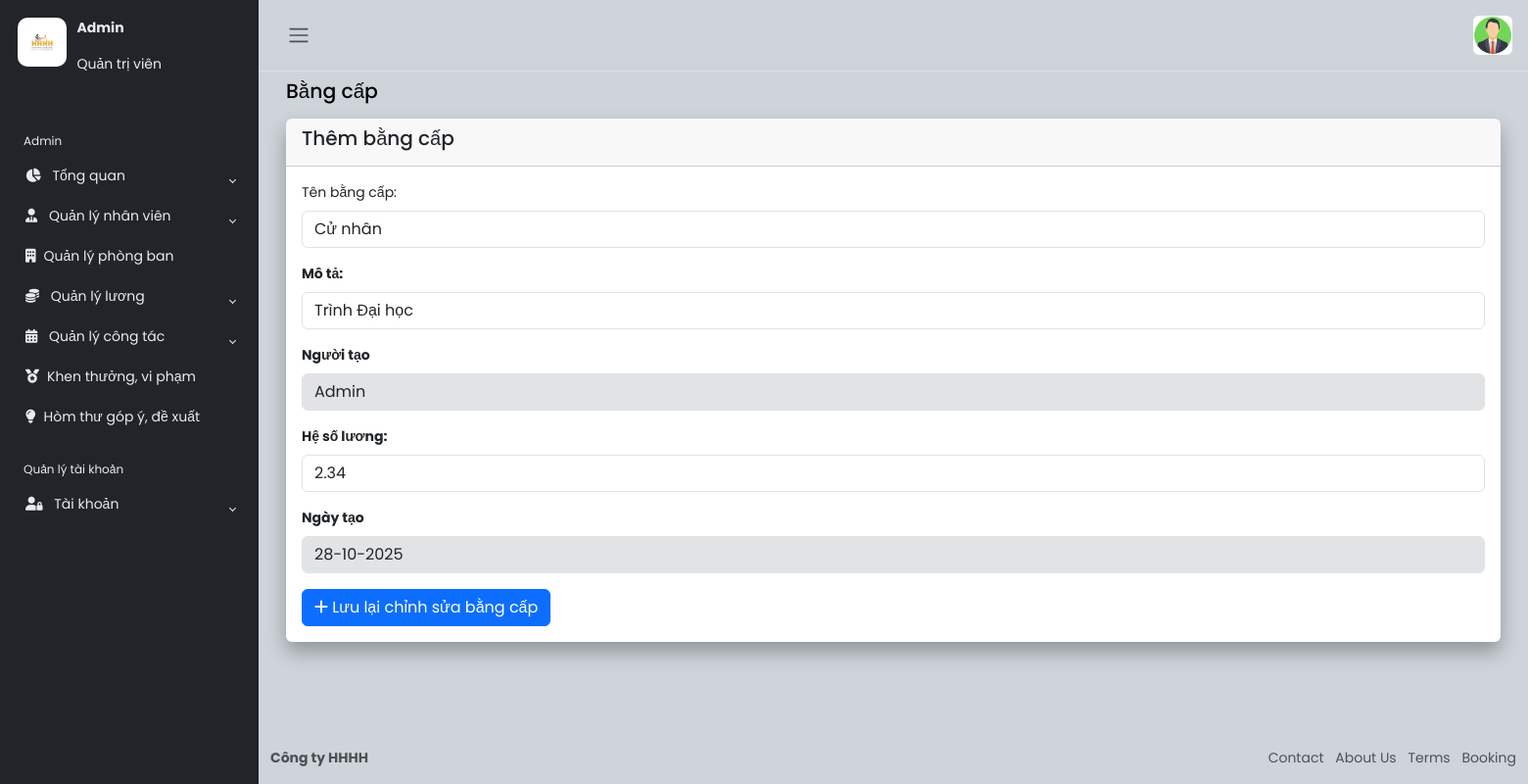
Screenshot of /QLNV/suabangcap.php?xid=1 (signed in) with the database file from the repository.
### tables this page shows
CREATE TABLE `bangcap` (
  `MABANGCAP` int(11) NOT NULL,
  `TENBANGCAP` varchar(100) NOT NULL,
  `MOTABANGCAP` longtext DEFAULT NULL,
  `NGAYTAO` varchar(45) NOT NULL,
  `HESOLUONG` float DEFAULT NULL
);

### QLNV/suabangcap.php (the view)
<?php include('../menu.php'); ?>
<?php
$id = $_GET["xid"];
require_once '../connect.php';
try {
    $sql = "SELECT * FROM BANGCAP WHERE MABANGCAP=$id";
    $stmt = $conn->prepare($sql);
    $stmt->execute();
    $r = $stmt->fetch(PDO::FETCH_ASSOC);
} catch (PDOException $e) {
    echo $sql . "<br>" . $e->getMessage();
}
?>
<div class="container-fluid">
    <div class="mb-3">
        <h4>Bằng cấp</h4>
    </div>
    <div class="row">
        <div class="col-12 d-flex">
            <div class="card border-0">
                <div class="card-header">
                    <h5 class="card-title">Thêm bằng cấp</h5>
                </div>
                <div class="card-body">
                    <form action="xulisuabangcap.php?suaid=<?php echo $r['MABANGCAP']; ?>" method="post"
                        class="needs-validation" novalidate>
                        <div class="mb-3">
                            <label for="degreeName" class="form-label">Tên bằng cấp: </label>
                            <input name="tenbangcap" type="text" class="form-control" id="tenbangcap"
                                placeholder="Nhập tên bằng cấp" value="<?php echo $r['TENBANGCAP']; ?>">
                        </div>
                        <div class="mb-3">
                            <label for="description" class="form-label"><strong>Mô tả:</strong></label>
                            <input name="motabangcap" id="motabangcap" class="form-control" placeholder="Nhập mô tả..."
                                value="<?php echo $r['MOTABANGCAP']; ?>"></input>
                        </div>
                        <div class="mb-3">
                            <label for="position" class="form-label"><strong>Người tạo</strong></label>
                            <input type="text" id="position" class="form-control bg-secondary-subtle" value="Admin"
                                readonly>
                        </div>
                        <div class="mb-3">
                            <label for="description" class="form-label"><strong>Hệ số lương:</strong></label>
                            <input type="number" step="0.01" name="hsl" class="form-control" value="<?php echo $r['HESOLUONG']; ?>"
                                placeholder="Nhập hệ số lương..."></input>
                        </div>
                        <div class="mb-3">
                            <label for="dateCreat" class="form-label"><strong>Ngày tạo</strong></label>
                            <input name="ngaytaobangcap" id="ngaytao" class="form-control bg-secondary-subtle"
                                value="<?php echo date('d-m-Y'); ?>" readonly>
                        </div>
                        <button type="submit" id="thembangcap" class="btn btn-primary"><i class="fa fa-plus"
                                aria-hidden="true"></i>
                            Lưu lại chỉnh sửa bằng cấp</button>
                    </form>
                </div>
            </div>
        </div>
    </div>
</div>
<?php include('../footer.php'); ?>

### css/style.css (style rules this page uses)
h4 { font-family: "Poppins", sans-serif; font-size: 1.275rem; color: var(--bs-emphasis-color); }
.card { box-shadow: 0 0 0.875rem 0 rgba(34, 46, 60, 0.05); margin-bottom: 24px; width: 100vw; }

### css/index.css (style rules this page uses)
* { padding: 0; margin: 0; }
.card { box-shadow: 0px 10px 20px rgba(0, 0, 0, 0.3); }

### rows the page displays
bangcap: tenbangcap "Cử nhân", motabangcap "Trình Đại học", hsl "2.34"
